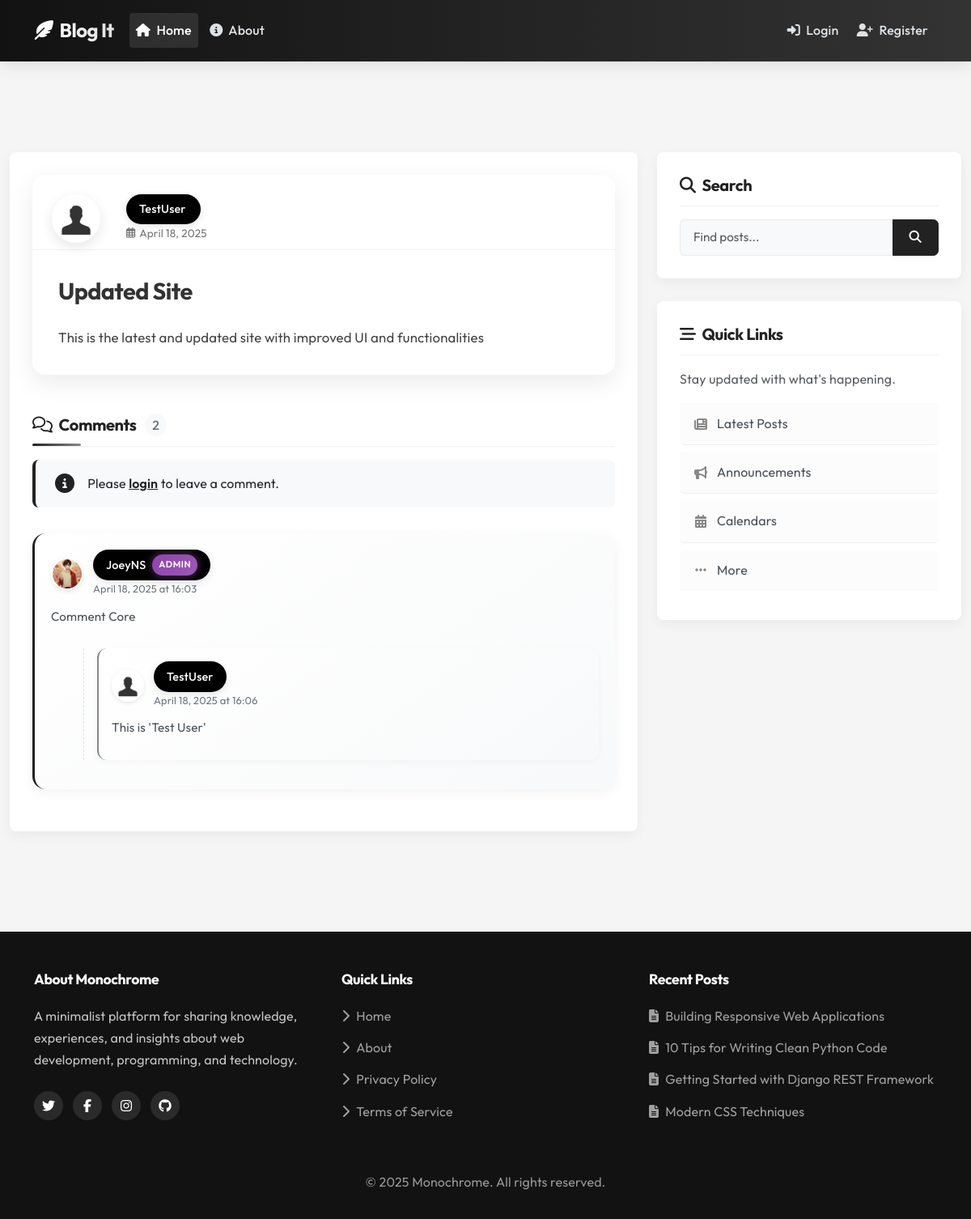
The app's page /post/4/ with its own data.
### blog/models.py (models this page shows, shortened)
class Post(models.Model):
    title = models.CharField(max_length=100)
    content = models.TextField()
    description = models.TextField(max_length=100, blank=True, help_text="A brief description to attract readers. If left empty, a generic description will be displayed.")
    date_posted = models.DateTimeField(default=timezone.now)
    author = models.ForeignKey(User, on_delete=models.CASCADE)
    slug = models.SlugField(max_length=100, unique=True, blank=True)
    tags = models.ManyToManyField(Tag, related_name='posts', blank=True)

class Comment(models.Model):
    post = models.ForeignKey(Post, on_delete=models.CASCADE, related_name='comments')
    author = models.ForeignKey(User, on_delete=models.CASCADE)
    content = models.TextField()
    date_posted = models.DateTimeField(default=timezone.now)
    parent = models.ForeignKey('self', on_delete=models.CASCADE, null=True, blank=True, related_name='replies')
    class Meta:
        ordering = ['-date_posted']

### users/models.py (models this page shows, shortened)
class Profile(models.Model):
    user = models.OneToOneField(User, on_delete=models.CASCADE)
    image = models.ImageField(default='default.jpg', upload_to='profile_pics')

### blog/views.py (the view)
# urls.py: path('post/<int:pk>/', PostDetailView.as_view(), name='post-detail'),
class PostDetailView(DetailView):
    model = Post
    def get_context_data(self, **kwargs):
        context = super().get_context_data(**kwargs)
        context['comment_form'] = CommentForm()
        return context

### blog/forms.py
class CommentForm(forms.ModelForm):
    content = forms.CharField(
        label='',
        widget=forms.Textarea(
            attrs={
                'class': 'form-control',
                'placeholder': 'Write your comment here...',
                'rows': 4,
                'style': 'border-radius: 16px; background-color: #f8f9fa; padding: 15px;'
            }
        )
    )
    class Meta:
        model = Comment
        fields = ['content']

### blog/context_processors.py (called while the page is built)
def popular_tags(request):
    tags = Tag.objects.annotate(post_count=Count('posts')).order_by('-post_count')[:5]
    return {'popular_tags': tags}

### blog/templates/blog/post_detail.html (shortened to what this page needs)
{% extends "blog/base.html" %}
{% block content%}
<div class="post-container">
    <div class="post-header">
        <div class="post-author">
            <img class="rounded-circle article-img" src="{{ object.author.profile.image.url }}" alt="{{ object.author }}'s profile">
            <div class="author-info">
                {% if user.is_authenticated and object.author == user %}
                <a class="username-box" href="{% url 'profile' %}">{{ object.author }}
                    {% if object.author.is_staff %}<span class="admin-badge">admin</span>{% endif %}
                </a>
                {% else %}
                <a class="username-box" href="{% url 'user-profile' object.author.username %}">{{ object.author }}
                </a>
                {% endif %}
                <div class="post-date">
                    <i class="far fa-calendar-alt"></i> {{ object.date_posted|date:"F d, Y" }}
                </div>
            </div>
        </div>
    </div>
    <div class="post-content-container">
        <h1 class="post-title">{{ object.title }}</h1>
        <div class="post-content">{{ object.content }}</div>
    </div>
</div>
<div class="comments-section">
    <h3 class="comments-title">
        <i class="far fa-comments me-2"></i>
        Comments
        <span class="comment-count">
            {{ object.comments.count }}
        </span>
    </h3>
    {% if user.is_authenticated %}
    <div class="comment-form-container">
        <form method="POST" action="{% url 'add-comment' object.id %}">
            {% csrf_token %}
            {{ comment_form }}
            <div class="d-flex justify-content-end mt-3">
                <button type="submit" class="comment-form-btn">
                    <i class="far fa-paper-plane"></i> Post Comment
                </button>
            </div>
        </form>
    </div>
    {% else %}
    <div class="alert-login">
        <i class="fas fa-info-circle"></i>
        <div>Please <a href="{% url 'login' %}">login</a> to leave a comment.</div>
    </div>
    {% endif %}
    {% if object.comments.exists %}
        {% for comment in object.comments.all %}
            {% if not comment.parent %}
            <div class="comment-card">
                <div class="comment-header">
                    <img class="comment-author-img" src="{{ comment.author.profile.image.url }}" alt="{{ comment.author }}'s profile image">
                    <div>
                        <a class="username-box" href="{% url 'user-profile' comment.author.username %}">{{ comment.author.username }}
                            {% if comment.author.is_staff %}<span class="admin-badge">admin</span>{% endif %}
                        </a>
                        <div class="comment-date">{{ comment.date_posted|date:"F d, Y" }} at {{ comment.date_posted|time:"H:i" }}</div>
                    </div>
                </div>
                <div class="comment-content">
                    {{ comment.content }}
                </div>
                {% if comment.replies.exists %}
                <div class="replies-container mt-3">
                    {% for reply in comment.replies.all %}
                    <div class="reply-card">
                        <div class="comment-header">
                            <img class="comment-author-img" src="{{ reply.author.profile.image.url }}" alt="{{ reply.author }}'s profile image">
                            <div>
                                <a class="username-box" href="{% url 'user-profile' reply.author.username %}">{{ reply.author.username }}
                                </a>
                                <div class="comment-date">{{ reply.date_posted|date:"F d, Y" }} at {{ reply.date_posted|time:"H:i" }}</div>
                            </div>
                        </div>
                        <div class="comment-content">
                            {{ reply.content }}
                        </div>
                    </div>
                    {% endfor %}
                </div>
                {% endif %}
            </div>
            {% endif %}
        {% endfor %}
    {% else %}
        <div class="no-comments-message">
            <i class="far fa-comment-dots d-block"></i>
            <p>No comments yet. Be the first to share your thoughts!</p>
        </div>
    {% endif %}
</div>
{% endblock content%}

### blog/static/blog/main.css (style rules this page uses)
body { background: #fafafa; color: #333333; margin-top: 5rem; }
h1, h2, h3, h4, h5, h6 { color: #444444; }
.article-img { height: 65px; width: 65px; margin-right: 16px; }

### blog/templates/blog/base.html (style rules this page uses)
:root { --primary: #222222; --primary-hover: #000000; --accent: #888888; --accent-hover: #666666; --secondary: #505050; --success: #2c6e49; --danger: #c1121f; --warning: #cc9700; --info: #4a6fa5; --light: #f8f9fa; --dark: #121212; --gray-100: #f8f9fa; --gray-200: #e9ecef; --gray-300: #dee2e6; --gray-400: #ced4da; --gray-500: #adb5bd; --gray-600: #6c757d; --gray-700: #495057; --gray-800: #343a40; --gray-900: #212529; --body-bg: #f5f5f5; --card-bg: #ffffff; --text-main: #212529; --text-secondary: #505050; --text-muted: #6c757d; --border-radius: 0.5rem; --box-shadow: 0 5px 15px rgba(0, 0, 0, 0.05); --transition: 0.2s ease-in-out; }
body { font-family: 'Outfit', sans-serif; background-color: var(--body-bg); color: var(--text-main); padding-top: 76px; line-height: 1.7; font-size: 1rem; letter-spacing: 0.01em; }
h1, h2, h3, h4, h5, h6 { color: var(--text-main); font-weight: 700; letter-spacing: -0.02em; line-height: 1.3; }
.content-section h3 { font-size: 1.25rem; font-weight: 700; margin-bottom: 1rem; padding-bottom: 0.75rem; border-bottom: 1px solid rgba(0, 0, 0, 0.06); color: var(--primary); }
a { color: var(--primary); text-decoration: none; transition: color 0.15s ease; }
.username-box { display: inline-flex; align-items: center; background-color: #000000; color: white; border-radius: 50px; padding: 0.4rem 1rem; margin-right: 0.5rem; font-weight: 500; font-size: 0.9rem; transition: all 0.2s ease; text-decoration: none; position: relative; box-shadow: 0 3px 10px rgba(0, 0, 0, 0.1); }
.admin-badge { display: inline-flex; align-items: center; background: linear-gradient(135deg, #8e44ad, #9b59b6); color: white; font-size: 0.7rem; padding: 0.2rem 0.5rem; border-radius: 50px; margin-left: 0.5rem; text-transform: uppercase; font-weight: 600; letter-spacing: 0.05em; box-shadow: 0 0 10px 1px rgba(155, 89, 182, 0.5); animation: glow 2s infinite alternate; }

### records on screen
Post: author.profile.image (placeholder picture), author "TestUser", date_posted "April 18, 2025", title "Updated Site", content "This is the latest and updated site with improved UI and functionalities", comments.count "2"
Comment: author.profile.image (picture), author.username "JoeyNS", shows "ADMIN", date_posted "April 18, 2025", date_posted "16:03", content "Comment Core"
Comment: author.profile.image (placeholder picture), author.username "TestUser", date_posted "April 18, 2025", date_posted "16:06", content "This is 'Test User'"
